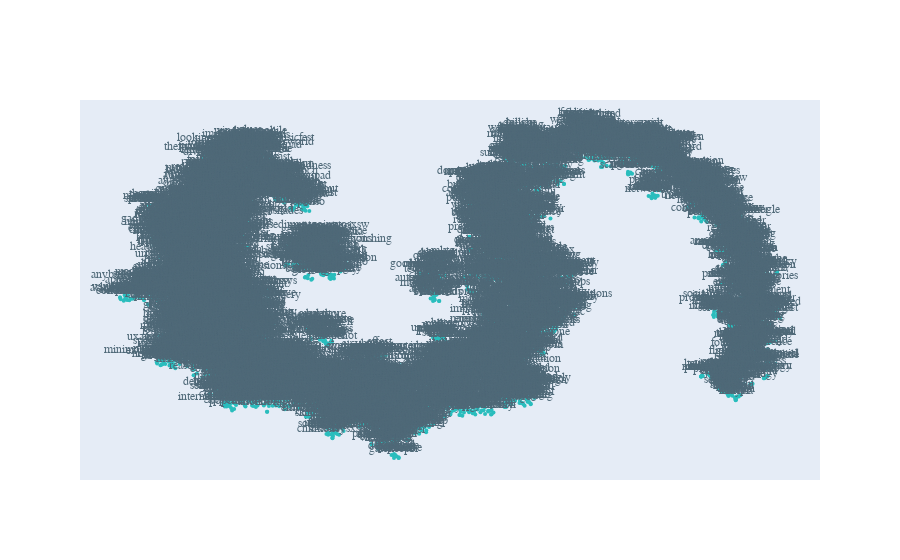

Write notebook code for a chart like this one.
### Code cell
axis_dict = {'autorange': True, 'showgrid': False, 'zeroline': False, 'showline': False, 'ticks': '', 'showticklabels': False}
init_notebook_mode(connected=True)
plot_data = go.Scatter(x=x, y=y, mode='markers+text', marker = {'size': 4, 'color': '#2abdbd'},
                       text=labels, textposition='top center', textfont={'family': 'calibri', 'size': 12, 'color': '#4f6978'})

layout = go.Layout(xaxis=axis_dict, yaxis=axis_dict)
fig = go.Figure(data=[plot_data], layout=layout)
iplot(fig)

### Figure 1 — Plotly figure (JSON) as saved in the notebook; plotly's stock layout.template omitted (floating-point values rounded to 4 significant figures; data arrays with more than 128 entries replaced by an {"elided": "..."} marker saying what was removed)
{"data": [{"marker": {"color": "#2abdbd", "size": 4}, "mode": "markers+text", "text": {"elided": "6841 str values"}, "textfont": {"color": "#4f6978", "family": "calibri", "size": 12}, "textposition": "top center", "type": "scatter", "x": {"elided": "6841 float values"}, "y": {"elided": "6841 float values"}}], "layout": {"xaxis": {"autorange": true, "showgrid": false, "showline": false, "showticklabels": false, "ticks": "", "zeroline": false}, "yaxis": {"autorange": true, "showgrid": false, "showline": false, "showticklabels": false, "ticks": "", "zeroline": false}}}
